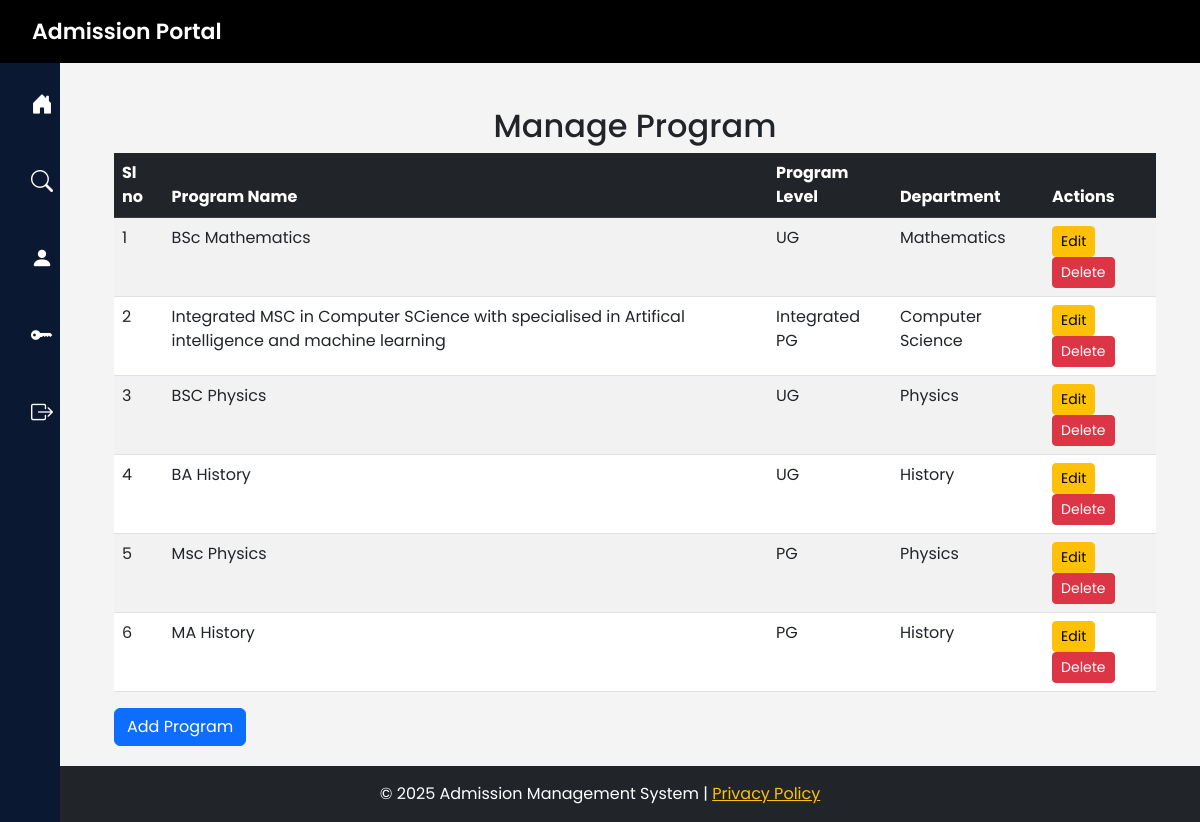
Screenshot of /manage_program with the database file from the repository.
### admission/models.py (models this page shows, shortened)
class Program(models.Model):
    program_name = models.CharField(max_length=100, unique=True)
    department = models.ForeignKey(Department, on_delete=models.SET_NULL, blank=True, null=True)  # ForeignKey to Department
    program_level = models.ForeignKey(ProgramLevel, on_delete=models.SET_NULL, blank=True, null=True)  # ForeignKey to ProgramLevel

class ProgramLevel(models.Model):
    level_name = models.CharField(max_length=100,default='UG')
    def __str__(self):
        return self.level_name

class Department(models.Model):
    dept_name = models.CharField(max_length=100, unique=True)
    def __str__(self):
        return self.dept_name

### admission/views.py (the view)
# urls.py: path('manage_program', views.manage_program, name='manage_program'),
def manage_program(request):
   programs = Program.objects.all()
   return render(request, 'manage_program.html', {'programs': programs})

### admission/context_processors.py (called while the page is built)
def user_groups(request):
    is_office = request.user.groups.filter(name='office').exists()
    is_hod = request.user.groups.filter(name='hod').exists()
    is_superuser = request.user.is_superuser
    return {
        'is_office': is_office,
        'is_hod': is_hod,
        'is_superuser': is_superuser
    }

### admission/templates/manage_program.html
{% extends 'base.html' %}
{% block content %}
<div class="container mt-4">
    <h2 class="text-center">Manage Program</h2>
    <table class="table table-striped">
        <thead class="table-dark">
            <tr>
                <th>Sl no</th>
                <th>Program Name</th>
                <th>Program Level</th>
                <th>Department</th>
                <th>Actions</th>
            </tr>
        </thead>
        <tbody>
            {% for program in programs %}
            <tr>
                <td>{{ forloop.counter }}</td>
                <td>{{ program.program_name }}</td>
                <td>{{ program.program_level }}</td>
                <td>{{ program.department }}</td>
                <td>
                    <a href="{% url 'edit_program' program.id %}" class="btn btn-warning btn-sm">Edit</a>
                    <a href="{% url 'delete_program' program.id %}" class="btn btn-danger btn-sm">Delete</a>
                </td>
            </tr>
            {% empty %}
            <tr>
                <td colspan="3" class="text-center">No programs available.</td>
            </tr>
            {% endfor %}
        </tbody>
    </table>
    <a href="{% url 'add_program' %}" class="btn btn-primary">Add Program</a>
</div>
{% endblock %}

### templates/base.html (style rules this page uses)
body { font-family: 'Poppins', sans-serif; background: #f4f4f4; display: flex; min-height: 100vh; flex-direction: column; }

### rows the page displays
Program: program_name "BSc Mathematics", program_level "UG", department "Mathematics"
Program: program_name "Integrated MSC in Computer SCience with specialised in Artifical intelligence and machine learning", program_level "Integrated PG", department "Computer Science"
Program: program_name "BSC Physics", program_level "UG", department "Physics"
Program: program_name "BA History", program_level "UG", department "History"
Program: program_name "Msc Physics", program_level "PG", department "Physics"
Program: program_name "MA History", program_level "PG", department "History"
